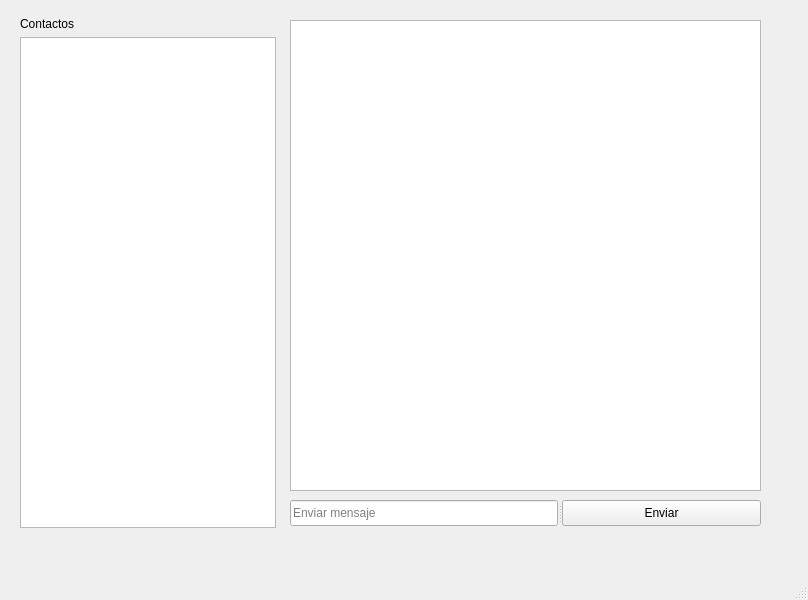
<?xml version="1.0" encoding="UTF-8"?>
<ui version="4.0">
 <class>MainWindow</class>
 <widget class="QMainWindow" name="MainWindow">
  <property name="geometry">
   <rect>
    <x>0</x>
    <y>0</y>
    <width>808</width>
    <height>600</height>
   </rect>
  </property>
  <property name="windowTitle">
   <string>MainWindow</string>
  </property>
  <widget class="QWidget" name="centralwidget">
   <widget class="QListWidget" name="message_list">
    <property name="geometry">
     <rect>
      <x>290</x>
      <y>20</y>
      <width>471</width>
      <height>471</height>
     </rect>
    </property>
   </widget>
   <widget class="QSplitter" name="splitter_2">
    <property name="geometry">
     <rect>
      <x>290</x>
      <y>500</y>
      <width>471</width>
      <height>26</height>
     </rect>
    </property>
    <property name="orientation">
     <enum>Qt::Orientation::Horizontal</enum>
    </property>
    <widget class="QLineEdit" name="msg_input">
     <property name="text">
      <string/>
     </property>
     <property name="placeholderText">
      <string>Enviar mensaje</string>
     </property>
    </widget>
    <widget class="QPushButton" name="send">
     <property name="text">
      <string>Enviar</string>
     </property>
    </widget>
   </widget>
   <widget class="QWidget" name="layoutWidget">
    <property name="geometry">
     <rect>
      <x>20</x>
      <y>17</y>
      <width>258</width>
      <height>511</height>
     </rect>
    </property>
    <layout class="QVBoxLayout" name="verticalLayout">
     <item>
      <widget class="QLabel" name="label_2">
       <property name="text">
        <string>Contactos</string>
       </property>
      </widget>
     </item>
     <item>
      <widget class="QListWidget" name="contact_list">
       <property name="maximumSize">
        <size>
         <width>256</width>
         <height>16777215</height>
        </size>
       </property>
      </widget>
     </item>
    </layout>
   </widget>
  </widget>
  <widget class="QMenuBar" name="menubar">
   <property name="geometry">
    <rect>
     <x>0</x>
     <y>0</y>
     <width>808</width>
     <height>23</height>
    </rect>
   </property>
  </widget>
  <widget class="QStatusBar" name="statusbar"/>
 </widget>
 <resources/>
 <connections/>
</ui>
